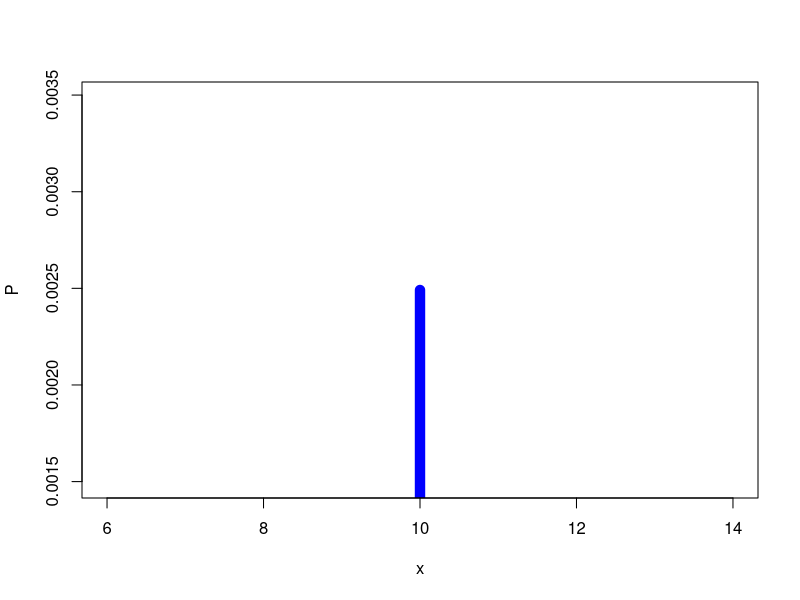

The R source for this figure: (Note: this script raises an error after producing the figure.)
# BINOMIAL DISTRIBUTIONS -----------------------------------------
# Binomial Distribution for x
p <- .4
n <- 12
x <- 10
493646 * .1584
# Expected Value of X, variance, and standard deviation
expVal <- n * p
variance <- expVal * (1 - p)
stdDev <- sqrt(variance)
dfEvVSd <- data.frame(ExpectedValue = expVal, 
                      Variance = variance, 
                      StandardDeviation = stdDev)
dfEvVSd

# Finds the probability that X = x is true for a single value
dbinom(x, size = n, prob = p)

# Finds the probability that X = x is true for a vector of x's
dists <- dbinom(x, size = n, prob = p)
res <- data.frame(x = x, P = dists)
res
plot(res, type = 'h', col = 'blue', lwd = 10)

# Finds the probability that X < x, where x is a vector
sum(dbinom(x, size = n, prob = p))

# Finds the probability that X <= x
pbinom(x, size = n, prob = p)

# Finds the probability that X > x 
pbinom(x, size = n, prob = p, lower.tail = FALSE)

# CHI-SQUARE ----------------------------------------------------
a <- .05
df <- 24

# Right sided chi-square test critical value
round(qchisq(a, df, lower.tail = FALSE), digits =3)


# Find variance of a vector
X <- c(3.503, 3.627, 4.033, 4.214, 4.193, 4.013)

# Calculate common stats
n <- length(X)
df <- (n - 1)
smplVar<- var(X)
smplStDev <- sqrt(smplVar)
popVar <- (smplVar * df) / n
popVar <- 5400^2

# Print the stats of the vector
dfStats <- data.frame(DegreesOfFreedom = df, SampleVariance = smplVar,
                      SampleStandardDev = smplStDev, 
                      PopulationVariance = popVar)
dfStats
# Find Chi-Square Statistic
chi <- (df * smplVar) / popVar
chi

var_pop <- function(x) {
  mean((x - mean(x))^2)
}

# Conduct a chi-square test for goodness of fit given a vector of values
# and an equal probability of for each value
x <- c(17,19,23,21,10)
p <- 1/5
a <- 0.025
chiGoF(a, x, p, printVars = TRUE)
vP <- rep(p, length(x))
res <- chisq.test(x, p = vP)
?chisq.test
res$statistic
res$expected[1]

# Function to determine if H0 should be rejected based on a given alpha level a,
# vector of values x, and a given probability p.  
chiGoF <- function(a, x, p, printVars = FALSE) {
  # Find chi test stat
  df <- length(x) - 1
  critVal <- round(qchisq(a, df, lower.tail = FALSE), digits =3)
  
    # Extend p into a vector if it is a single value
  if (length(p) == 1){
    vP <- rep(p, length(x))
  } else {
    vP <- p
  }
  
  # Conduct a chi-square test for goodness of fit
  res <- chisq.test(x, p = vP)
  xSq <- res$statistic
  
  # Print values if requested
  if (printVars) {
    print(c("Critical Value: ", critVal))
    print(res)
    print(c("Expected Values: ", res$expected))
  }
  
  # Return whether to reject or not
  if (xSq > critVal) {
    return("Conclusion: Reject H0")
  } else {
    return("Conclusion: Fail to reject H0")
  }
}


vac <- c(rep("diseased", 48), rep("Not Diseased", 46))
notVac <- c(rep("diseased", 57), rep("Not Diseased", 51))
vacStatus <- c("Vaccinated", "Not Vaccinated")
# Create a matrix of the data
data <- matrix(c(48, 46, 57, 51), nrow = 2, ncol = 2, byrow = TRUE, 
               dimnames = list(c("Vaccinated", "Not Vaccinated"), 
                               c("Diseased", "Not Diseased")))

data
res <- chisq.test(data)
res$expected
res

# Create a matrix to hold the data
data <- matrix(c(48, 46, 57, 51), nrow = 2, byrow = TRUE)
colnames(data) <- c("Diseased", "Not Diseased")
rownames(data) <- c("Vaccinated", "Not Vaccinated")
# Perform the chi-squared test for association
result <- chisq.test(data)
# Print the result
cat("Chi-squared test for association:\n")
print(result)

# Create a matrix to hold the data
data <- matrix(c(18, 64, 20, 23, 30, 49, 14, 18, 45, 61, 20, 22), 
               nrow = 3, byrow = TRUE)
colnames(data) <- c("Favorable", "Unfavorable", "Neutral")
rownames(data) <- c("18-30", "30-45", "Over 45")
# Perform the chi-squared test for association
result <- chisq.test(data)
# Print the result
result$expected
cat("Chi-squared test for association:\n")
print(result)

values <- c(61,69,57,78)
data <- matrix(values, nrow = 2, byrow = TRUE)
rownames(data) <- c("Diseased", "Not Diseased")
colnames(data) <- c("Vaccinated", "Not Vaccinated")

values <- c(60,50,52,20,16,18,17,16,16)
data <- matrix(values, nrow = 3, byrow = TRUE)
rownames(data) <- c("Favorable", "Unfavorable", "Neutral")
colnames(data) <- c("18-30", "30-45", "Over 45")

data
res <- chisq.test(data)
res$expected
res
